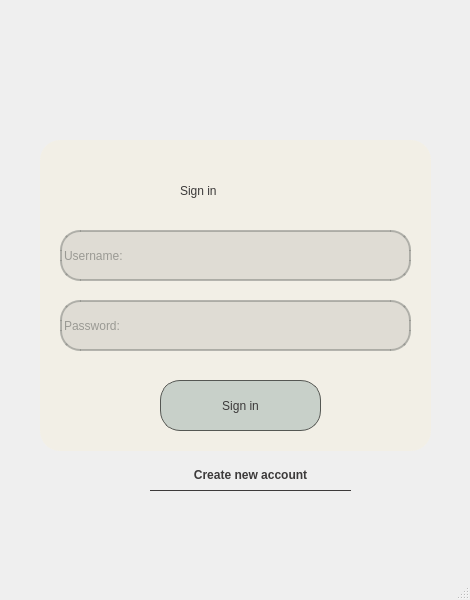
<?xml version="1.0" encoding="UTF-8"?>
<ui version="4.0">
 <class>MainWindow</class>
 <widget class="QMainWindow" name="MainWindow">
  <property name="geometry">
   <rect>
    <x>0</x>
    <y>0</y>
    <width>470</width>
    <height>600</height>
   </rect>
  </property>
  <property name="windowTitle">
   <string>MainWindow</string>
  </property>
  <property name="styleSheet">
   <string notr="true">font: 15pt &quot;Gayathri&quot;;
background-image: url(:/img/img/res.jpg)</string>
  </property>
  <widget class="QWidget" name="centralwidget">
   <widget class="QPushButton" name="create">
    <property name="geometry">
     <rect>
      <x>150</x>
      <y>460</y>
      <width>201</width>
      <height>31</height>
     </rect>
    </property>
    <property name="styleSheet">
     <string notr="true">font-weight:bold; 
color:#3c3a3a; 
background:transparent; 
font: 19pt &quot;Avenir next&quot;;
border-radius:30px;
border-bottom:1px solid #3c3a3a</string>
    </property>
    <property name="text">
     <string>Create new account</string>
    </property>
   </widget>
   <widget class="QFrame" name="frame">
    <property name="geometry">
     <rect>
      <x>40</x>
      <y>140</y>
      <width>391</width>
      <height>311</height>
     </rect>
    </property>
    <property name="styleSheet">
     <string notr="true">background:rgba(243,239,230, 230);
border-radius:20px;</string>
    </property>
    <property name="frameShape">
     <enum>QFrame::StyledPanel</enum>
    </property>
    <property name="frameShadow">
     <enum>QFrame::Raised</enum>
    </property>
    <widget class="QLineEdit" name="nickname">
     <property name="geometry">
      <rect>
       <x>20</x>
       <y>90</y>
       <width>351</width>
       <height>51</height>
      </rect>
     </property>
     <property name="styleSheet">
      <string notr="true">border: 2px solid rgb(136, 138, 133, 150);
color: rgb(85, 87, 83);
font: 16pt &quot;Avenir next&quot;;
border-radius: 20px;
background: rgba(0,0,0,20);</string>
     </property>
     <property name="inputMask">
      <string/>
     </property>
     <property name="text">
      <string/>
     </property>
     <property name="frame">
      <bool>true</bool>
     </property>
     <property name="echoMode">
      <enum>QLineEdit::Normal</enum>
     </property>
     <property name="cursorPosition">
      <number>0</number>
     </property>
     <property name="dragEnabled">
      <bool>false</bool>
     </property>
     <property name="placeholderText">
      <string>Username:</string>
     </property>
     <property name="clearButtonEnabled">
      <bool>true</bool>
     </property>
    </widget>
    <widget class="QLineEdit" name="password">
     <property name="geometry">
      <rect>
       <x>20</x>
       <y>160</y>
       <width>351</width>
       <height>51</height>
      </rect>
     </property>
     <property name="mouseTracking">
      <bool>true</bool>
     </property>
     <property name="focusPolicy">
      <enum>Qt::StrongFocus</enum>
     </property>
     <property name="statusTip">
      <string/>
     </property>
     <property name="styleSheet">
      <string notr="true">border: 2px solid rgb(136, 138, 133, 150);
color: rgb(85, 87, 83);
font: 16pt &quot;Avenir next&quot;;
border-radius: 20px;
background: rgba(0,0,0,20);</string>
     </property>
     <property name="inputMask">
      <string/>
     </property>
     <property name="text">
      <string/>
     </property>
     <property name="frame">
      <bool>true</bool>
     </property>
     <property name="echoMode">
      <enum>QLineEdit::Password</enum>
     </property>
     <property name="cursorPosition">
      <number>0</number>
     </property>
     <property name="dragEnabled">
      <bool>false</bool>
     </property>
     <property name="placeholderText">
      <string>Password:</string>
     </property>
     <property name="clearButtonEnabled">
      <bool>true</bool>
     </property>
    </widget>
    <widget class="QPushButton" name="signButton">
     <property name="geometry">
      <rect>
       <x>120</x>
       <y>240</y>
       <width>161</width>
       <height>51</height>
      </rect>
     </property>
     <property name="styleSheet">
      <string notr="true">border: 1px solid rgb(85, 87, 83);
font: 24pt &quot;Avenir next&quot;;
 color:#3c3a3a; 
 background:rgba(153, 173, 167,120);
border-radius:20px;
text-align: center;</string>
     </property>
     <property name="text">
      <string>Sign in</string>
     </property>
    </widget>
    <widget class="QLabel" name="sign_in">
     <property name="geometry">
      <rect>
       <x>140</x>
       <y>20</y>
       <width>131</width>
       <height>61</height>
      </rect>
     </property>
     <property name="styleSheet">
      <string notr="true"> color:#3c3a3a; 
font: 30pt &quot;Avenir next&quot;;
 background:transparent; </string>
     </property>
     <property name="text">
      <string>Sign in</string>
     </property>
    </widget>
   </widget>
   <zorder>frame</zorder>
   <zorder>create</zorder>
  </widget>
  <widget class="QStatusBar" name="statusBar"/>
 </widget>
 <resources/>
 <connections/>
</ui>
